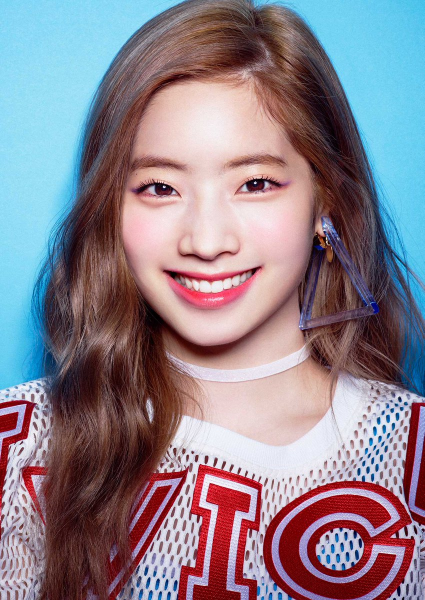
#> input picture dataset/train/Dahyun/3.jpg, 849 x 1200 px, found by its file name (shown at 1/2 size); its folder holds only this picture in this run
$ jupyter execute --allow-errors ComputerVisionProject.ipynb
#> lines starting #> are read from the running program, lines starting #| are printed output that depends on the picture
[cell 1]
from google.colab import drive
drive.mount('/content/drive')   # To access gdrive files

[cell 2]
import cv2
import os
import numpy as np
from scipy.spatial.distance import euclidean
from google.colab.patches import cv2_imshow

[cell 3]
def get_path_list(root_path):
    person_name = os.listdir(root_path)
    return person_name

[cell 4]
def get_class_id(root_path, train_names):
    face_list = []
    class_list = []

    for idx, name in enumerate(train_names):
        full_path = root_path + '/' + name

        for img_name in os.listdir(full_path):
            img_full_path = full_path + '/' + img_name
            img = cv2.imread(img_full_path)
#> img is the input picture: shape (1200, 849, 3); mean B, G, R 140, 129.2, 140.1

            face_list.append(img)
            class_list.append(idx)

    return face_list, class_list

[cell 5]
def detect_train_faces_and_filter(image_list, image_classes_list):
    face_cascade = cv2.CascadeClassifier('/content/drive/MyDrive/Portofolio/Project/Semester 5/Computer Vision/Project/haarcascade_frontalface_default.xml')

    gray_face_list = []
    filtered_class_list = []

    count = 0

    for idx, name in enumerate(image_list):

        gray = cv2.cvtColor(name, cv2.COLOR_BGR2GRAY)

        detected_face = face_cascade.detectMultiScale(gray, scaleFactor=1.2, minNeighbors=5)

        if len(detected_face) < 1:
            continue

        for face_rect in detected_face:

            count += 1
            x,y,h,w = face_rect
            face_img = gray[y:y+h, x:x+w]

            gray_face_list.append(face_img)
            filtered_class_list.append(image_classes_list[idx])

    return gray_face_list, filtered_class_list

[cell 6]
# [21 lines left out: function detect_test_faces_and_filter, not called in this run]

[cell 7]
def train(train_face_grays, image_classes_list):
    face_recognizer = cv2.face.LBPHFaceRecognizer_create()
    face_recognizer.train(train_face_grays, np.array(image_classes_list))
    return face_recognizer

[cell 8]
def get_test_images_data(test_root_path):
    face_list = []

    for img_name in os.listdir(test_root_path):
        full_img_path = test_root_path + '/' + img_name
        img = cv2.imread(full_img_path)
        face_list.append(img)

    return face_list

[cell 9]
# [9 lines left out: function predict, not called in this run]

[cell 10]
# [19 lines left out: function draw_prediction_results, not called in this run]

[cell 11]
# [12 lines left out: function combine_and_show_result, not called in this run]

[cell 12]
train_root_path = '/content/drive/MyDrive/Portofolio/Project/Semester 5/Computer Vision/Project/dataset/train'

train_names = get_path_list(train_root_path)
train_image_list, image_classes_list = get_class_id(train_root_path, train_names)
#> train_image_list = 2 items; image_classes_list = [0, 1]
train_face_grays, filtered_classes_list = detect_train_faces_and_filter(train_image_list, image_classes_list)
#> the loop in detect_train_faces_and_filter, `for idx, name in enumerate(image_list): ` made 2 passes
#> detected_face on passes 1 to 2: [[171, 170, 512, 512]], [[273, 159, 214, 214]]
#> pass 1, in detect_train_faces_and_filter, `gray = cv2.cvtColor(name, cv2.COLOR_BGR2GRAY)`:
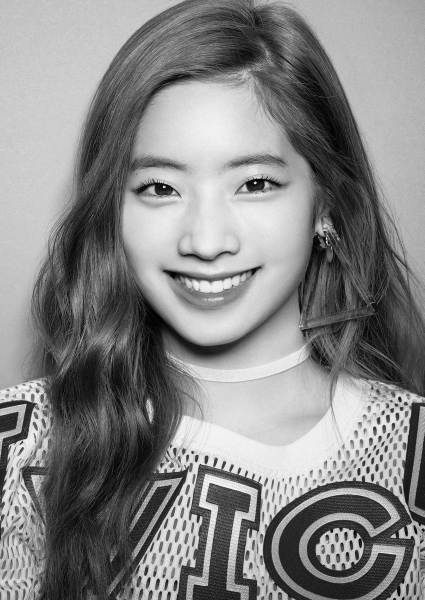
#> gray: shape (1200, 849) (shown at 1/2 size); min 0, max 255, mean 133.7
#> pass 2, in detect_train_faces_and_filter, `gray = cv2.cvtColor(name, cv2.COLOR_BGR2GRAY)`:
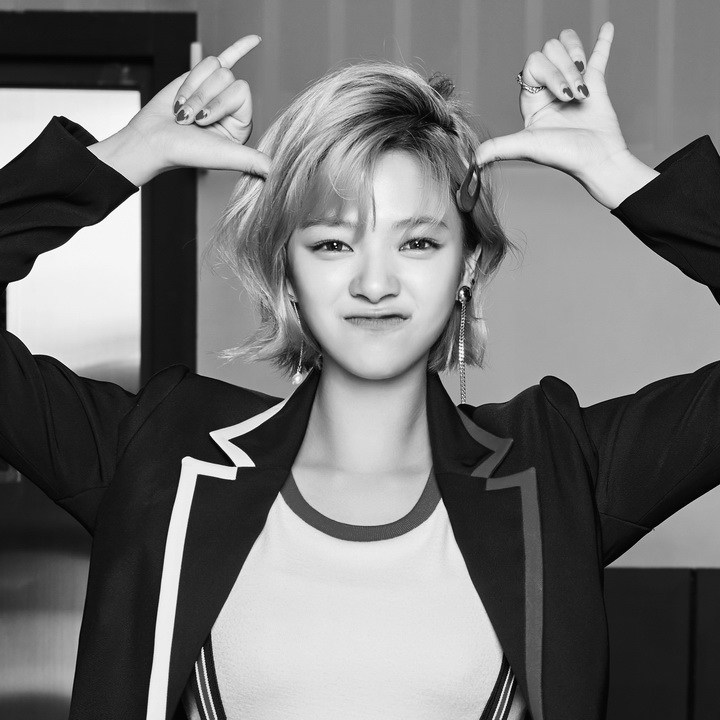
#> gray: shape (720, 720); min 0, max 255, mean 115.5
#> after the loop in detect_train_faces_and_filter, `for idx, name in enumerate(image_list):`: count = 2; filtered_class_list = [0, 1]; gray_face_list = 2 items
#> train_face_grays = 2 items; filtered_classes_list = [0, 1]
recognizer = train(train_face_grays, filtered_classes_list)

test_root_path = '/content/drive/MyDrive/Portofolio/Project/Semester 5/Computer Vision/Project/dataset/test'

#> (the rest of this cell did not finish here and is left out)
